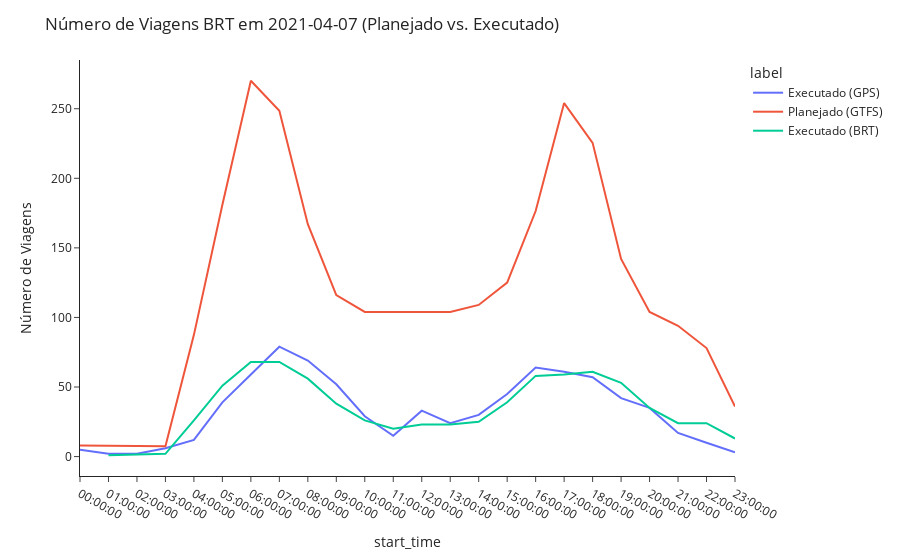

Notebook code for this chart:
### Code cell
r = hourly_trips(rgtfs, 'Executado (GPS)')
g = hourly_trips(gtfs, 'Planejado (GTFS)')
b = hourly_trips(brt_gtfs, 'Executado (BRT)')
fig = px.line(pd.concat([r,g,b]), x='start_time', y='n_trips', color='label')

fig.update_layout(
    template='simple_white',
    yaxis_title='Número de Viagens',
    title='Número de Viagens BRT em 2021-04-07 (Planejado vs. Executado)',
    hovermode="x"
)

fig.show()

### Figure 1 — Plotly figure (JSON) as saved in the notebook; plotly's stock layout.template omitted (floating-point values rounded to 4 significant figures)
{"data": [{"hovertemplate": "label=Executado (GPS)<br>start_time=%{x}<br>n_trips=%{y}<extra></extra>", "legendgroup": "Executado (GPS)", "line": {"color": "#636efa", "dash": "solid"}, "mode": "lines", "name": "Executado (GPS)", "orientation": "v", "showlegend": true, "type": "scatter", "x": ["00:00:00", "01:00:00", "02:00:00", "03:00:00", "04:00:00", "05:00:00", "06:00:00", "07:00:00", "08:00:00", "09:00:00", "10:00:00", "11:00:00", "12:00:00", "13:00:00", "14:00:00", "15:00:00", "16:00:00", "17:00:00", "18:00:00", "19:00:00", "20:00:00", "21:00:00", "22:00:00", "23:00:00"], "xaxis": "x", "y": [5, 2, 2, 6, 12, 39, 59, 79, 69, 52, 29, 15, 33, 24, 30, 45, 64, 61, 57, 42.0, 35, 17, 10, 3], "yaxis": "y"}, {"hovertemplate": "label=Planejado (GTFS)<br>start_time=%{x}<br>n_trips=%{y}<extra></extra>", "legendgroup": "Planejado (GTFS)", "line": {"color": "#EF553B", "dash": "solid"}, "mode": "lines", "name": "Planejado (GTFS)", "orientation": "v", "showlegend": true, "type": "scatter", "x": ["00:00:00", "03:00:00", "04:00:00", "05:00:00", "06:00:00", "07:00:00", "08:00:00", "09:00:00", "10:00:00", "11:00:00", "12:00:00", "13:00:00", "14:00:00", "15:00:00", "16:00:00", "17:00:00", "18:00:00", "19:00:00", "20:00:00", "21:00:00", "22:00:00", "23:00:00"], "xaxis": "x", "y": [8, 7.5, 87.5, 181, 270.1, 248.6, 167, 116, 104, 104, 104, 104, 109, 125, 176.5, 254.1, 225.5, 142, 104, 94, 78, 36], "yaxis": "y"}, {"hovertemplate": "label=Executado (BRT)<br>start_time=%{x}<br>n_trips=%{y}<extra></extra>", "legendgroup": "Executado (BRT)", "line": {"color": "#00cc96", "dash": "solid"}, "mode": "lines", "name": "Executado (BRT)", "orientation": "v", "showlegend": true, "type": "scatter", "x": ["01:00:00", "03:00:00", "04:00:00", "05:00:00", "06:00:00", "07:00:00", "08:00:00", "09:00:00", "10:00:00", "11:00:00", "12:00:00", "13:00:00", "14:00:00", "15:00:00", "16:00:00", "17:00:00", "18:00:00", "19:00:00", "20:00:00", "21:00:00", "22:00:00", "23:00:00"], "xaxis": "x", "y": [1, 2, 26, 51, 68, 68, 56.0, 38, 26, 20, 23, 23, 25, 39, 58, 59, 61, 53, 35, 24, 24, 13], "yaxis": "y"}], "layout": {"hovermode": "x", "legend": {"title": {"text": "label"}, "tracegroupgap": 0}, "margin": {"t": 60}, "title": {"text": "Número de Viagens BRT em 2021-04-07 (Planejado vs. Executado)"}, "xaxis": {"anchor": "y", "domain": [0, 1], "title": {"text": "start_time"}}, "yaxis": {"anchor": "x", "domain": [0, 1], "title": {"text": "Número de Viagens"}}}}
